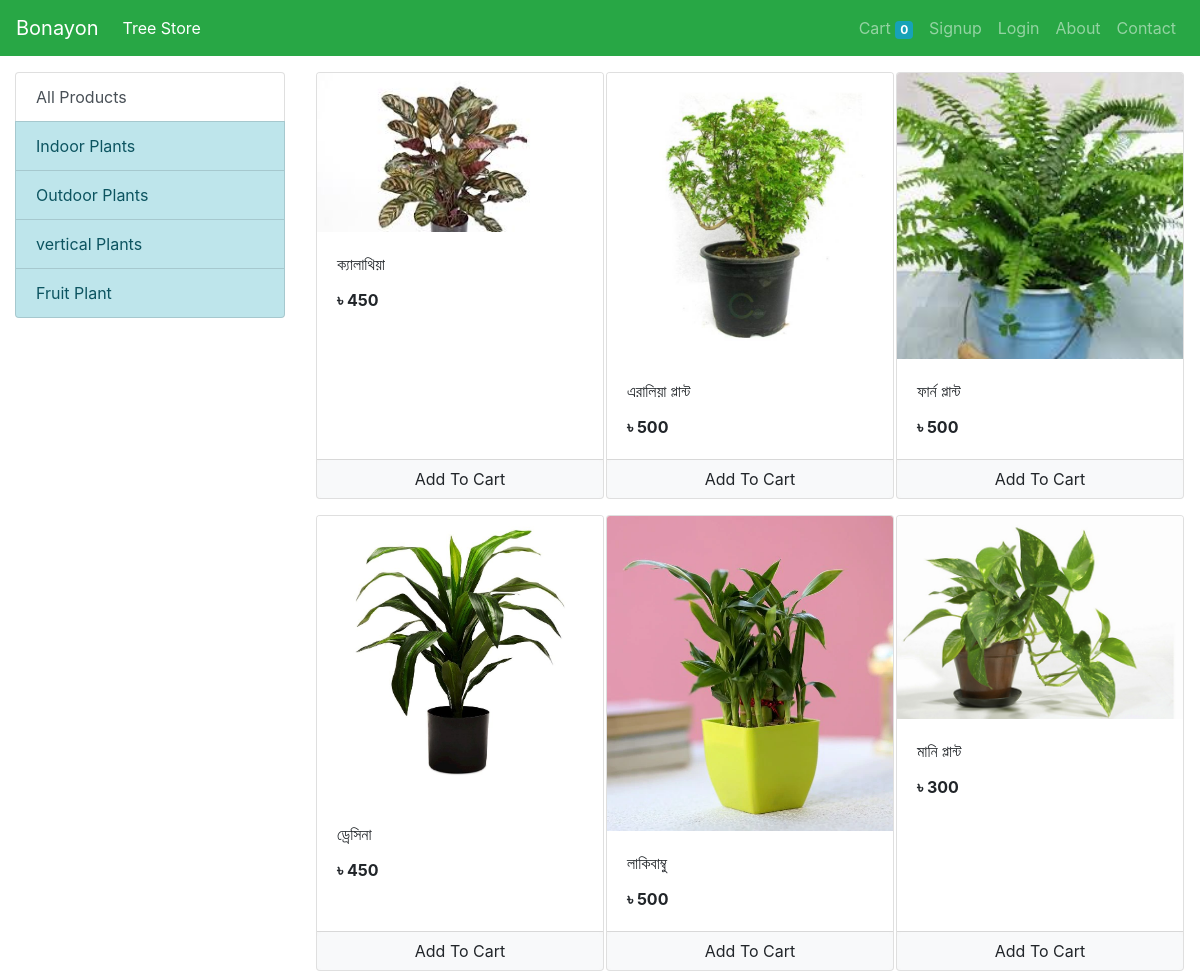
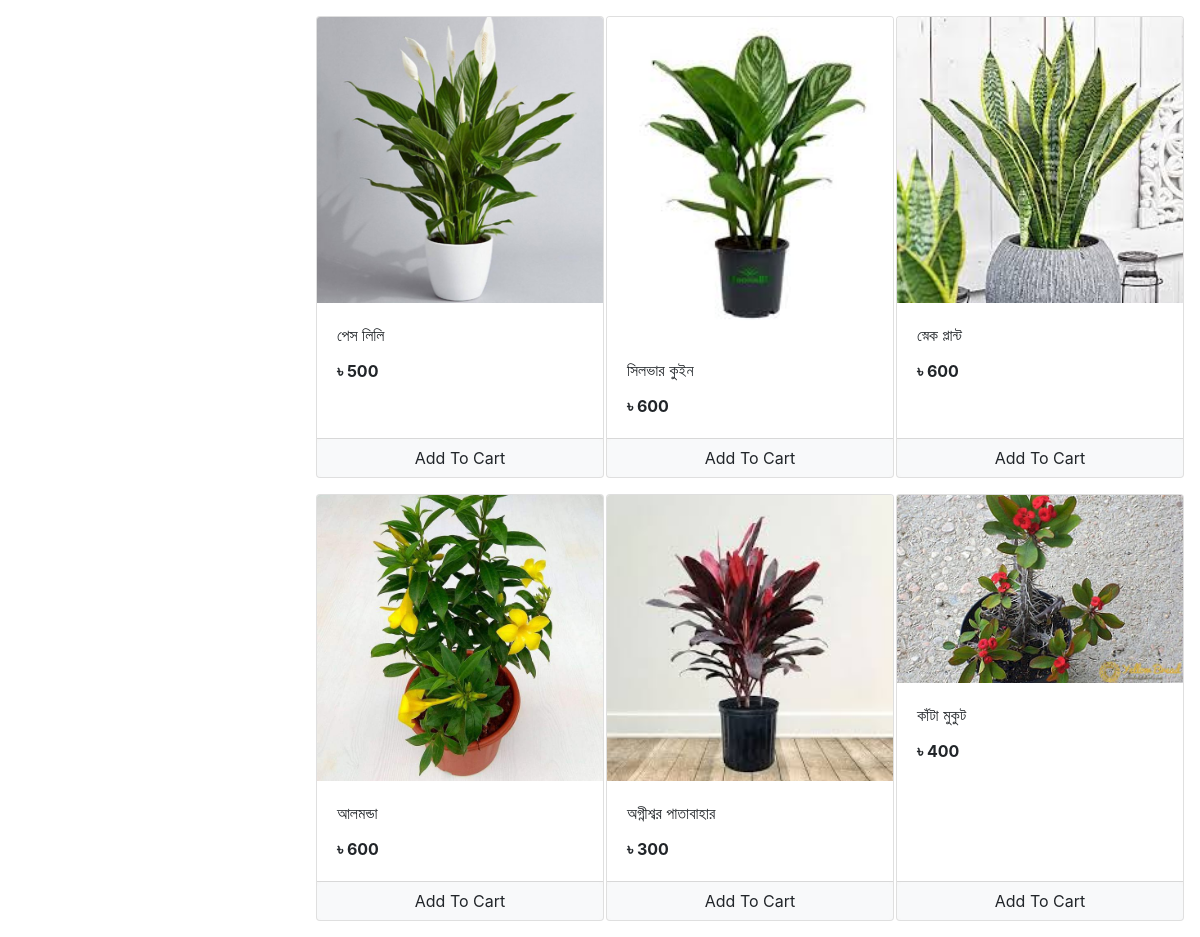
The app's page /store with its own data (2 pictures, top to bottom).
### store/models/category.py (models this page shows, shortened)
class Category(models.Model):
    name = models.CharField(max_length=20)
    @staticmethod
    def get_all_categories():
        return Category.objects.all()

### store/models/product.py (models this page shows, shortened)
class Product(models.Model):
    name = models.CharField(max_length=50)
    price = models.IntegerField(default=0)
    category = models.ForeignKey(Category, on_delete=models.CASCADE, default=1)
    description = models.CharField(max_length=200, default='' , null=True , blank=True)
    image = models.ImageField(upload_to='uploads/products/')
    @staticmethod
    def get_all_products():
        return Product.objects.all()

### store/views/home.py (the view)
# urls.py: path('' , include('store.urls'))
def store(request):
    cart = request.session.get('cart')
    if not cart:
        request.session['cart'] = {}
    products = None
    categories = Category.get_all_categories()
    categoryID = request.GET.get('category')
    if categoryID:
        products = Product.get_all_products_by_categoryid(categoryID)
    else:
        products = Product.get_all_products();
    data = {}
    data['products'] = products
    data['categories'] = categories
    print('you are : ', request.session.get('email'))
    return render(request, 'index.html', data)

### store/templatetags/cart.py (called while the page is built)
@register.filter(name='is_in_cart')
def is_in_cart(product  , cart):
    keys = cart.keys()
    for id in keys:
        if int(id) == product.id:
            return True
    return False;

### store/templatetags/custom_filter.py (called while the page is built)
@register.filter(name='currency')
def currency(number):
    return "৳ "+str(number)

### store/templates/index.html (shortened to what this page needs)
{% extends 'base.html' %}
{% block content %}
{% load cart %}
{% load custom_filter %}
<div class="container-fluid mt-3">
	<div class="row">
		<div class="col-lg-3 mx-auto">
			<div class="list-group">
				<a href="/" class="list-group-item list-group-item-action">All Products</a>
				{% for category in categories %}
				<a href="/?category={{category.id}}"
					class="list-group-item list-group-item-info">{{category.name}}</a>
				{% endfor %}
			</div>
		</div>
		<div id='products' class="col-lg-9 mx-auto">
			<div class="row mx-auto">
				{% for product in products %}
					<div class="card mx-auto mb-3" id={{product.id}} style="width: 18rem;">
						<a href="{% url 'details' product.id %}"><img class="card-img-top" src="{{product.image.url}}" alt="Card image cap"></a>
						<div class="card-body">
							<p class="card-title">{{product.name}}</p>
							<p class="card-text"><b>{{product.price|currency}}</b></p>
						</div>
						<div class="card-footer p-0 no-gutters">
							{% if product|is_in_cart:request.session.cart %}
							<div class="row no-gutters">
								<form action="/#{{product.id}}" class="col-2 " method="post">
									{% csrf_token %}
									<input hidden type="text" name='product' value='{{product.id}}'>
									<input hidden type="text" name='remove' value='True'>
									<input type="submit" value=" - " class="btn btn-block btn-light border-right">
								</form>
								<div class="text-center col">{{product|cart_quantity:request.session.cart}} in Cart</div>
								<form action="/#{{product.id}}" class="col-2 " method="post">
									{% csrf_token %}
									<input hidden type="text" name='product' value='{{product.id}}'>
									<input type="submit" value=" + " class="btn btn-block btn-light border-left">
								</form>
							</div>
							{% else %}
							<form action="/#{{product.id}}" method="POST" class="btn-block">
								<input type="submit" class="float-right btn btn-light  form-control"
									value="Add To Cart">
							</form>
							{% endif %}
						</div>
					</div>
				{% endfor %}
			</div>
		</div>
	</div>
</div>
{% endblock %}

### records on screen
Category: name "Indoor Plants"
Category: name "Outdoor Plants"
Category: name "vertical Plants"
Category: name "Fruit Plant"
Product: image (picture), name "ক্যালাথিয়া", price "৳ 450"
Product: image (picture), name "এরালিয়া প্লান্ট", price "৳ 500"
Product: image (picture), name "ফার্ন প্লান্ট", price "৳ 500"
Product: image (picture), name "ড্রেসিনা", price "৳ 450"
Product: image (picture), name "লাকিবাম্বু", price "৳ 500"
Product: image (picture), name "মানি প্লান্ট", price "৳ 300"
Product: image (picture), name "পেস লিলি", price "৳ 500"
Product: image (picture), name "সিলভার কুইন", price "৳ 600"
Product: image (picture), name "স্নেক প্লান্ট", price "৳ 600"
Product: image (picture), name "আলমন্ডা", price "৳ 600"
Product: image (picture), name "অগ্নীশ্বর পাতাবাহার", price "৳ 300"
Product: image (picture), name "কাঁটা মুকুট", price "৳ 400"

### other values on screen
{{ request.session.cart.keys|length }} "0"
